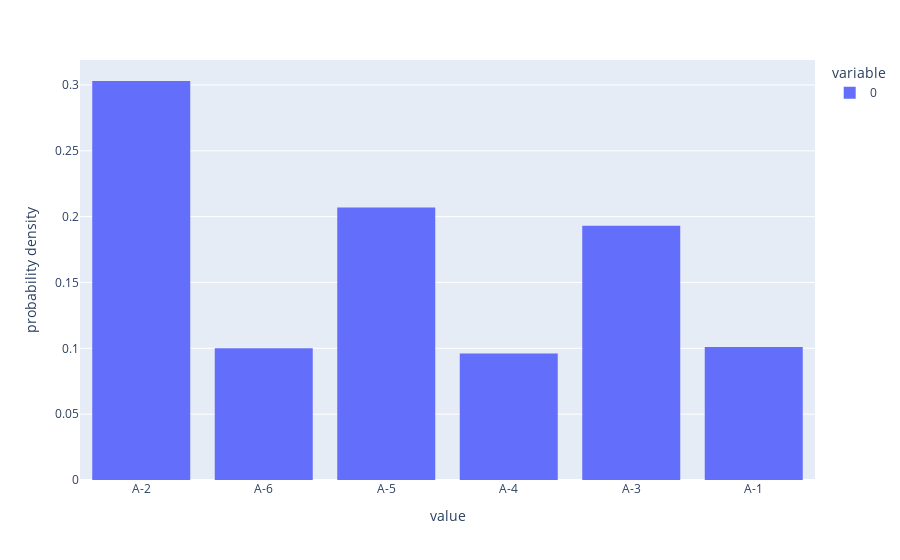

This figure's notebook cell:
### Markdown cell above
## 1° Construction de nos objets

### Code cell
class walkerTable():
    def __init__(self, distribution : (float), distribution_values : tuple):
        """construction de la table de walker.
        Distribution est un tuple qui contient notre distribution de probablité.
        Distribution_values est un tuple qui contient les valeurs associées a notre distribution de probablité."""

        assert len(distribution) == len(distribution_values), "Tuples de tailles differentes. \n" + str(len(distribution)) + "x" + str(len(distribution_values)) #verification d'usage. Il doit y avoir autant de valeurs que le cardinal de notre distribution.
        self.distribution_values = distribution_values
        self.distribution = distribution
        self.n = len(self.distribution)
        #dictionnaire de distributions. 
        self.dt_01 = dict(zip([i for i in range(self.n)],
                             [
                                 [self.distribution_values[k],
                              self.distribution[k]] for k in range(self.n)]
                             )
                         )
        #dictionnaire des distributions compilées.
        self.dt_02 = dict(zip([i for i in range(self.n)],
                             [
                                 [] for k in range(self.n)]
                             )
                         )
        H = [] #Cela doit etre une liste temporaire. Liste des distribution superieures a la moyenne.
        L = [] #Cela doit etre une liste temporaire. Liste des distribution inferieures a la moyenne.
        for k in range(self.n):
            var = self.distribution[k]*self.n
            if var < 1:
                L.append(k)
            elif var > 1:
                H.append(k)
        #Listes H et L remplies.
        while (H != []) and (L != []):
            up = H[0] #indice de la premiere distribution superieure a la moyenne.
            low = L[0] #indice de la premiere distribution superieure a la moyenne.
            self.dt_01[up][1] = self.dt_01[up][1] - (1/self.n - self.dt_01[low][1])
            self.dt_02[low].append(self.dt_01[up][0]) #on rajoute la valeur de la distribution compilée
            self.dt_02[low].append((1/self.n - self.dt_01[low][1])) #on rajoute sa probabilité
            L.pop(0) #La sortie de low de la liste L est certaine, mais celle de up ne l'est pas.
            if (self.dt_01[up][1]*self.n < 1):
                L.append(up)
                H.pop(0)
            elif (self.dt_01[up][1]*self.n == 1):
                H.pop(0)
            pass
    def __repr__(self):
        return "[Table de Walker] : \n" + "|" + "|".join([elt[0] + " : " + str(elt[1] + 0.0000000001)[:4] for elt in self.dt_01.values()]) + "|" + "\n" + "|" + "|".join([self.dt_02[key][0] + " : " + str(self.dt_02[key][1] + 0.0000000001)[:4] if self.dt_02[key] != [] else " "*(7 + len(self.dt_01[key][0])) for key in self.dt_02.keys()]) + "|" 
    def __str__(self):
        return "[Table de Walker] : \n" + "|" + "|".join([elt[0] + " : " + str(elt[1] + 0.0000000001)[:4] for elt in self.dt_01.values()]) + "|" + "\n" + "|" + "|".join([self.dt_02[key][0] + " : " + str(self.dt_02[key][1] + 0.0000000001)[:4] if self.dt_02[key] != [] else " "*(7 + len(self.dt_01[key][0])) for key in self.dt_02.keys()]) + "|"
    def run(self):
        """Simulation de la distribution de probabilité a support fini"""
        U = rd.random() #Loi uniforme sur [0,1]
        var = int(U*self.n) #Partie entiere d'une loi uniforme sur [|0,n-1|]
        #Loi de bernoulli
        if (self.dt_02[var] == []) or ((U*self.n - var) <= self.dt_01[var][1]*self.n):
            return self.dt_01[var][0]
        else:
            return self.dt_02[var][0]
    def empiricLikelihood(self, n=1000):
        """Affiche l'histogramme de notre distribution pour n simmulation"""
        assert n != 0, "distribution non spécifiée"
        fig = px.histogram([self.run() for k in range(n)], histnorm='probability density')
        fig.show()
test = walkerTable((0.1,0.3,0.2,0.1,0.2,0.1),("A-1","A-2","A-3","A-4","A-5","A-6"))
print(test)
test.empiricLikelihood()

### Figure 1 — Plotly figure (JSON) as saved in the notebook; plotly's stock layout.template omitted (floating-point values rounded to 4 significant figures; data arrays with more than 128 entries replaced by an {"elided": "..."} marker saying what was removed)
{"data": [{"bingroup": "x", "histnorm": "probability density", "hovertemplate": "variable=0<br>value=%{x}<br>probability density=%{y}<extra></extra>", "legendgroup": "0", "marker": {"color": "#636efa", "pattern": {"shape": ""}}, "name": "0", "orientation": "v", "showlegend": true, "type": "histogram", "x": {"elided": "1000 str values"}, "xaxis": "x", "yaxis": "y"}], "layout": {"barmode": "relative", "legend": {"title": {"text": "variable"}, "tracegroupgap": 0}, "margin": {"t": 60}, "xaxis": {"anchor": "y", "domain": [0, 1], "title": {"text": "value"}}, "yaxis": {"anchor": "x", "domain": [0, 1], "title": {"text": "probability density"}}}}
